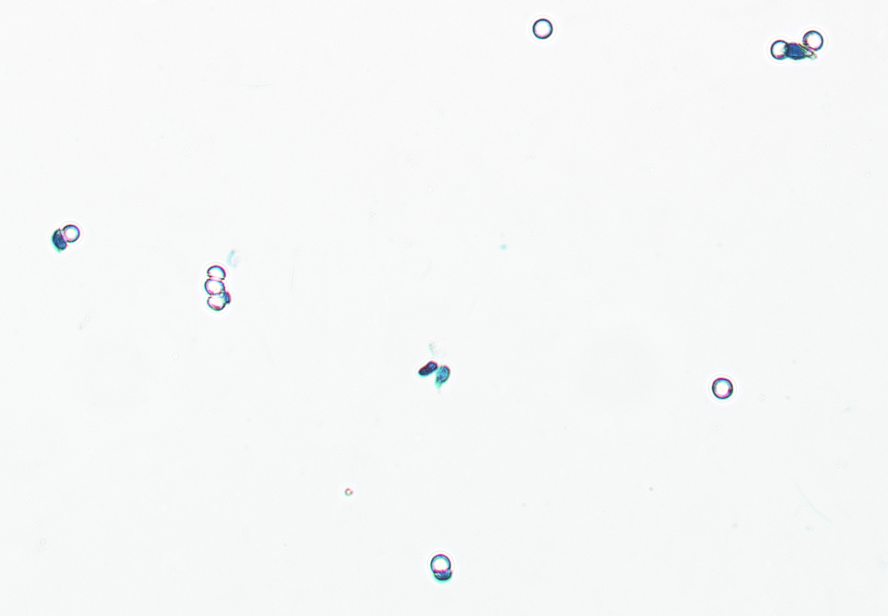
#> input picture test_pic2.tif, 1776 x 1232 px (shown at 1/2 size)
$ python -i counter_final.py   (imports and definitions only)
#> lines starting #> are read from the running program, lines starting #| are printed output that depends on the picture; after the words box and inside, x2 and y2 are one past the last pixel; in counts of white or black regions, pixels touching at a corner belong together
#!/usr/bin/env python3
# -*- coding: utf-8 -*-
import cv2
import numpy as np
from PyQt5 import QtWidgets
from PyQt5.QtGui import QPixmap, QFont
from PyQt5.QtWidgets import QApplication, QMainWindow, QFileDialog, QToolTip, QMessageBox
import sys

def detect_circular_cells(image_path, min_radius=10, max_radius=50, dp=1, min_dist=20, canny_thresh=200, accumulator_thresh=20, draw_circles=True):
#> called with image_path = 'test_pic2.tif', min_radius = 10, max_radius = 50, dp = 1, min_dist = 20, canny_thresh = 200, accumulator_thresh = 20, draw_circles = True
    image = cv2.imread(image_path)
#> image is the input picture: shape (1232, 1776, 3); mean B, G, R 247.3, 247.4, 246.2
    gray = cv2.cvtColor(image, cv2.COLOR_BGR2GRAY)
    blurred = cv2.GaussianBlur(gray, (5, 5), 0)

    circles = cv2.HoughCircles(blurred, cv2.HOUGH_GRADIENT, dp, minDist=min_dist,
                               param1=canny_thresh, param2=accumulator_thresh, minRadius=min_radius, maxRadius=max_radius)
#> circles = [[1560.5, 99.5, 19.6], [1625.5, 81.5, 21.2], [1443.5, 778.5, 19.1], [880.5, 1128.5, 16.6], [1084.5, 57.5, 15.5], [433.5, 548.5, 17.2], [427.5, 571.5, 18.8], [434.5, 603.5, 17.7], [139.5, 465.5, 19.3], [882.5, 748.5, 15.8]]

    alive = 0
    if draw_circles and circles is not None:
        circles = np.round(circles[0, :]).astype("int")
#> circles = [[1560, 100, 20], [1626, 82, 21], [1444, 778, 19], [880, 1128, 17], [1084, 58, 16], [434, 548, 17], [428, 572, 19], [434, 604, 18], [140, 466, 19], [882, 748, 16]]
        for (x, y, r) in circles:
            cv2.rectangle(image, (x - r, y - r), (x + r, y + r), (0, 255, 0), 2)
            if sum(image[y][x])>600:
                alive += 1
#> this loop made 10 passes
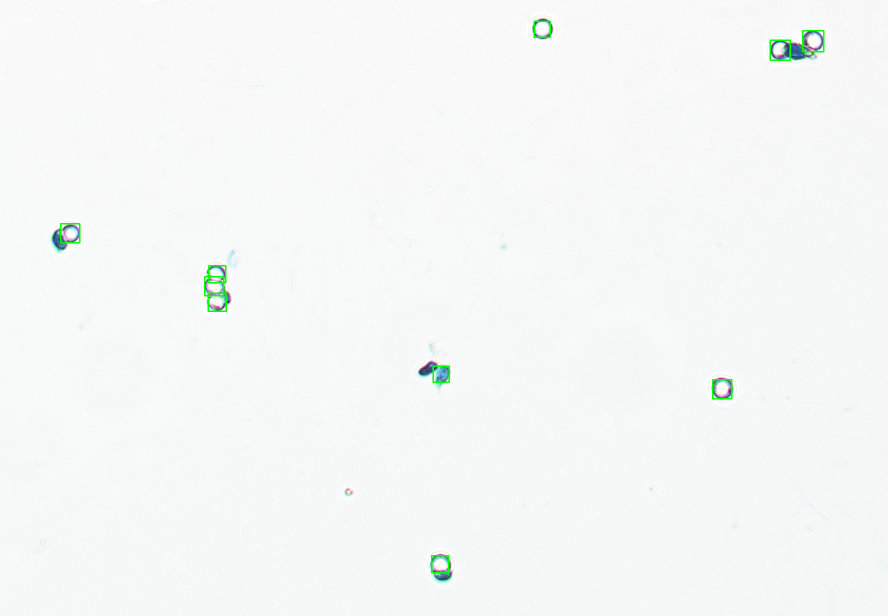
#> image: shape (1232, 1776, 3) (shown at 1/2 size); 0.2% of pixels changed, all inside (x1, y1, x2, y2) = (120, 41, 1649, 1147)
#> after the loop, alive = 9


    if circles is not None:
        return len(circles), alive, image
    else:
        return 0, 0, image

class MyWindow(QMainWindow):
    filepath = ''
    # [6 lines left out: function dialog, not called in this run]

    def __init__(self):
        super(MyWindow,self).__init__()
        self.initUI()

    # [89 lines left out: functions buttonok_clicked, initUI, closeEvent, not called in this run]

    def update(self):
        self.label.adjustSize()

# [5 lines left out: function window, not called in this run]

# [1 line not run here, left out]

>>> result = detect_circular_cells('test_pic2.tif')

$ run again, on test_pic3.tif
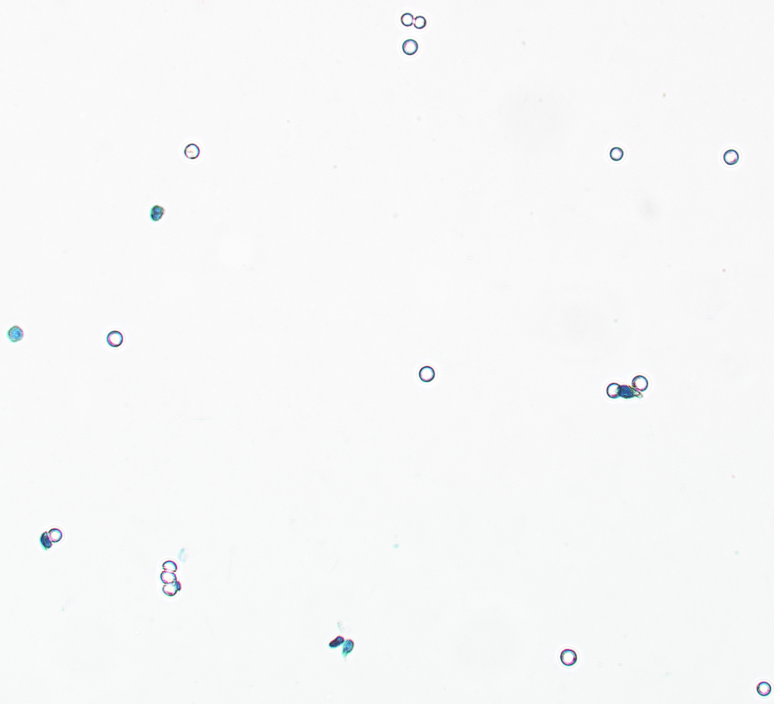
#> input picture test_pic3.tif, 1548 x 1408 px (shown at 1/2 size)
#> in detect_circular_cells, image is the input picture: shape (1408, 1548, 3); mean B, G, R 247.8, 247.6, 247.3
#> in detect_circular_cells, `circles = cv2.HoughCircles(blurred, cv2.HOUGH_GRADIENT, dp, minDist=mi..`: circles = 17 rows, first 8: [1136.5, 1314.5, 16.8], [1232.5, 307.5, 14.1], [229.5, 677.5, 16.8], [1461.5, 314.5, 15.2], [109.5, 1070.5, 14.7], [819.5, 93.5, 15.5], [853.5, 747.5, 11.8], [1227.5, 780.5, 15.2]
#> in detect_circular_cells, `circles = np.round(circles[0, :]).astype("int")`: circles = 17 rows, first 8: [1136, 1314, 17], [1232, 308, 14], [230, 678, 17], [1462, 314, 15], [110, 1070, 15], [820, 94, 16], [854, 748, 12], [1228, 780, 15]
#> the loop in detect_circular_cells, `for (x, y, r) in circles:` made 17 passes
#> after the loop in detect_circular_cells, `for (x, y, r) in circles:`:
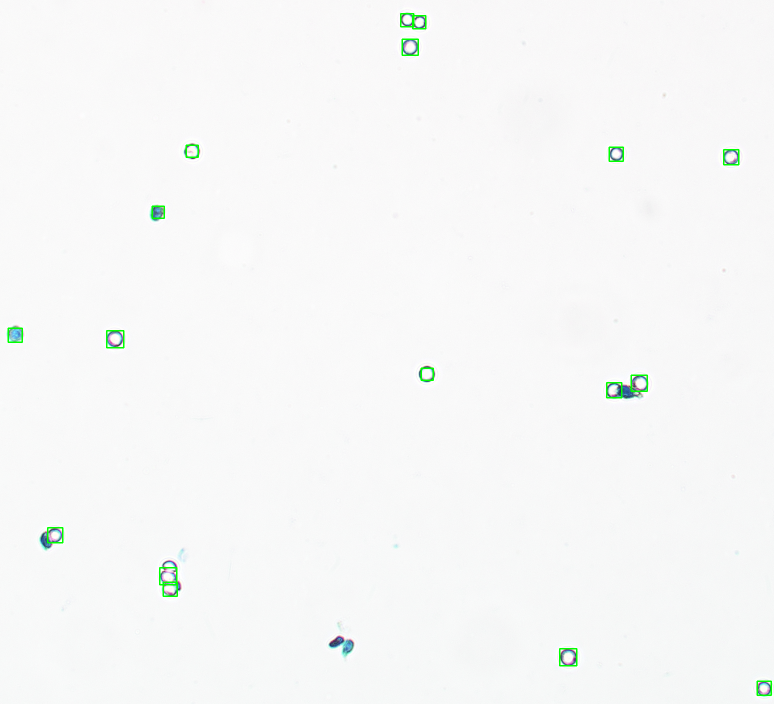
#> image: shape (1408, 1548, 3) (shown at 1/2 size); 0.26% of pixels changed, all inside (x1, y1, x2, y2) = (15, 26, 1544, 1392)
#> after the loop in detect_circular_cells, `for (x, y, r) in circles:`: alive = 15

$ run again, on test_pic4.tif
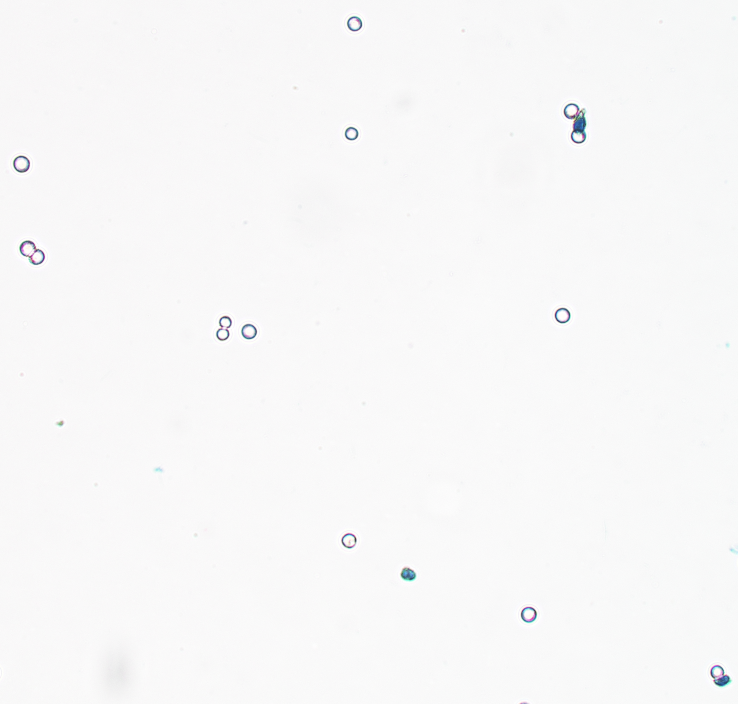
#> input picture test_pic4.tif, 1476 x 1408 px (shown at 1/2 size)
#> in detect_circular_cells, image is the input picture: shape (1408, 1476, 3); mean B, G, R 248, 247.7, 247.9
#> in detect_circular_cells, `circles = cv2.HoughCircles(blurred, cv2.HOUGH_GRADIENT, dp, minDist=mi..`: circles = 15 rows, first 8: [1143.5, 222.5, 16.1], [42.5, 328.5, 16.6], [1057.5, 1228.5, 15.4], [709.5, 47.5, 14.7], [54.5, 496.5, 15.5], [702.5, 266.5, 13], [1124.5, 630.5, 11.3], [497.5, 662.5, 14.9]
#> in detect_circular_cells, `circles = np.round(circles[0, :]).astype("int")`: circles = 15 rows, first 8: [1144, 222, 16], [42, 328, 17], [1058, 1228, 15], [710, 48, 15], [54, 496, 16], [702, 266, 13], [1124, 630, 11], [498, 662, 15]
#> the loop in detect_circular_cells, `for (x, y, r) in circles:` made 15 passes
#> after the loop in detect_circular_cells, `for (x, y, r) in circles:`:
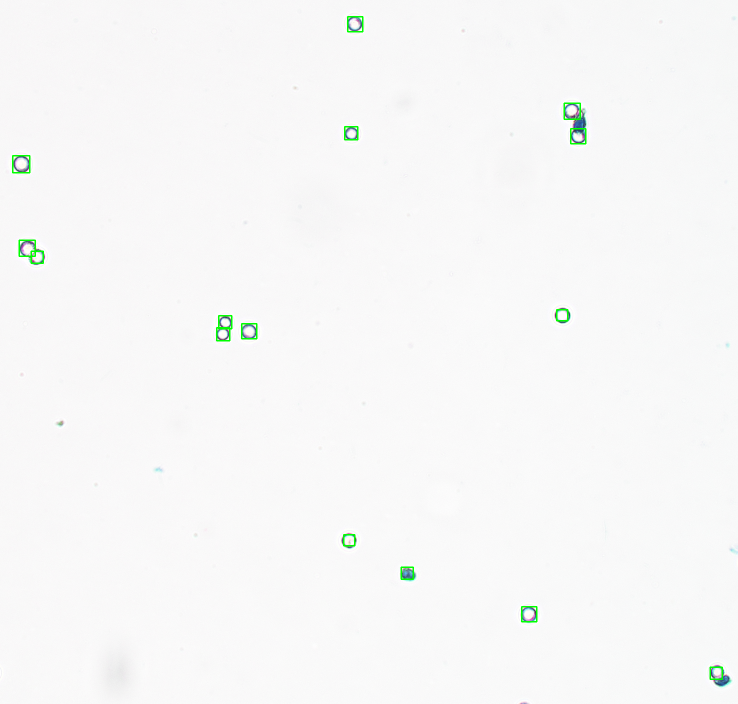
#> image: shape (1408, 1476, 3) (shown at 1/2 size); 0.23% of pixels changed, all inside (x1, y1, x2, y2) = (24, 32, 1446, 1360)
#> after the loop in detect_circular_cells, `for (x, y, r) in circles:`: alive = 14
